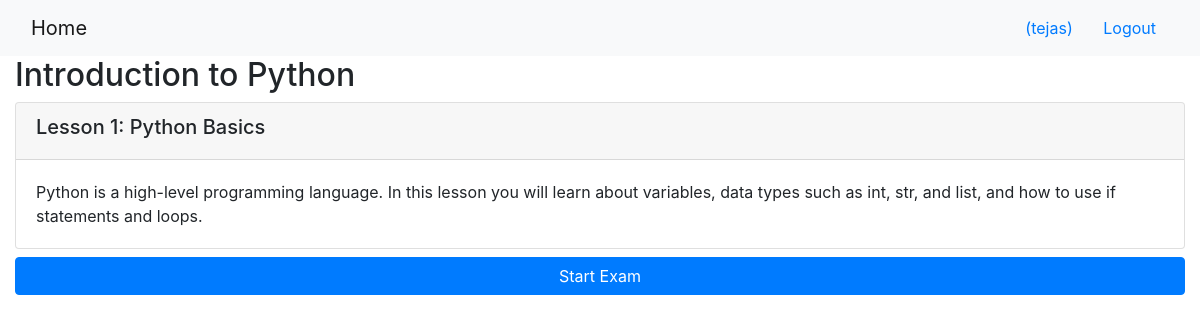
/onlinecourse/1/ (signed in), run on the app's committed database.
### onlinecourse/models.py (models this page shows, shortened)
class Course(models.Model):
    name = models.CharField(null=False, max_length=30, default='online course')
    image = models.ImageField(upload_to='course_images/')
    description = models.CharField(max_length=1000)
    pub_date = models.DateField(null=True)
    instructors = models.ManyToManyField(Instructor)
    users = models.ManyToManyField(settings.AUTH_USER_MODEL, through='Enrollment')
    total_enrollment = models.IntegerField(default=0)
    is_enrolled = False

class Lesson(models.Model):
    title = models.CharField(max_length=200, default="title")
    order = models.IntegerField(default=0)
    course = models.ForeignKey(Course, on_delete=models.CASCADE)
    content = models.TextField()

### onlinecourse/views.py (the view)
# urls.py: path('<int:pk>/', views.CourseDetailView.as_view(), name='course_details'),
class CourseDetailView(generic.DetailView):
    model = Course
    template_name = 'onlinecourse/course_detail_bootstrap.html'

### onlinecourse/templates/onlinecourse/course_detail_bootstrap.html (shortened to what this page needs)
<!DOCTYPE html>
<html lang="en">
<head>
    {% load static %}
    <link rel="stylesheet" href="https://maxcdn.bootstrapcdn.com/bootstrap/4.5.2/css/bootstrap.min.css">
</head>
<body>
    <nav class="navbar navbar-light bg-light">
        <div class="container-fluid">
            <div class="navbar-header">
                <a class="navbar-brand" href="{% url 'onlinecourse:index' %}">Home</a>
            </div>
            <ul class="nav navbar-nav navbar-right">
                {% if user.is_authenticated %}
                <li>
                    <a class="btn btn-link" href="#">{{ user.first_name }}({{ user.username }})</a>
                    <a class="btn btn-link" href="{% url 'onlinecourse:logout' %}">Logout</a>
                </li>
                {% endif %}
            </ul>
        </div>
    </nav>
    <div class="container-fluid">
        <h2>{{ course.name }}</h2>
        <div class="card-columns-vertical">
            {% for lesson in course.lesson_set.all %}
            <div class="card mt-1">
                <div class="card-header"><h5>Lesson {{ lesson.order|add:1 }}: {{ lesson.title }}</h5></div>
                <div class="card-body">{{ lesson.content }}</div>
            </div>
            {% endfor %}
        </div>
        {% if user.is_authenticated %}
        <button class="btn btn-primary btn-block mt-2" data-toggle="collapse" data-target="#exam">Start Exam</button>
        {% endif %}
    </div>
</body>
</html>

### data on the page
Course: name "Introduction to Python"
Lesson: order|add "1", title "Python Basics", content "Python is a high-level programming language. In this lesson you will learn about variables, data types such as int, str, and list, and how to use if statements and loops."

### other printed values
{{ user.username }} "tejas"
